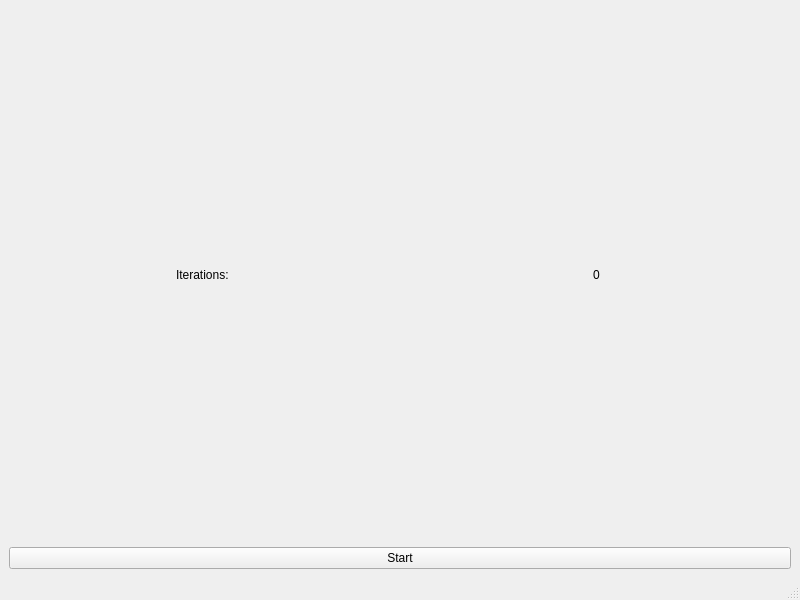
<?xml version="1.0" encoding="UTF-8"?>
<ui version="4.0">
 <class>MainWindow</class>
 <widget class="QMainWindow" name="MainWindow">
  <property name="geometry">
   <rect>
    <x>0</x>
    <y>0</y>
    <width>800</width>
    <height>600</height>
   </rect>
  </property>
  <property name="windowTitle">
   <string>MainWindow</string>
  </property>
  <widget class="QWidget" name="centralwidget">
   <property name="enabled">
    <bool>true</bool>
   </property>
   <layout class="QVBoxLayout" name="verticalLayout_2">
    <item>
     <layout class="QVBoxLayout" name="verticalLayout">
      <item>
       <layout class="QHBoxLayout" name="horizontalLayout_5">
        <item alignment="Qt::AlignHCenter">
         <widget class="QLabel" name="label">
          <property name="text">
           <string>Iterations:</string>
          </property>
         </widget>
        </item>
        <item alignment="Qt::AlignHCenter">
         <widget class="QLabel" name="iterations">
          <property name="text">
           <string>0</string>
          </property>
         </widget>
        </item>
       </layout>
      </item>
     </layout>
    </item>
    <item>
     <widget class="QPushButton" name="pushButton_start">
      <property name="text">
       <string>Start</string>
      </property>
     </widget>
    </item>
   </layout>
  </widget>
  <widget class="QMenuBar" name="menubar">
   <property name="geometry">
    <rect>
     <x>0</x>
     <y>0</y>
     <width>800</width>
     <height>20</height>
    </rect>
   </property>
  </widget>
  <widget class="QStatusBar" name="statusbar"/>
 </widget>
 <resources/>
 <connections/>
</ui>
